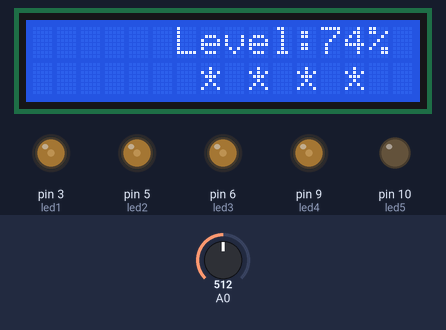
Recording of a sketch running on a simulated Arduino Uno, built with avr-gcc and run on an emulated ATmega328P. On the bench: 16×2 character LCD, output pins drawn as LEDs (lit = HIGH). Inputs (shaded band) come from the test bench; at power-on: A0 = 512. What the sketch prints to the serial monitor is not drawn.

Above: at 1.2 s.
1.3 s: A0 set to 610
At 2.7 s:
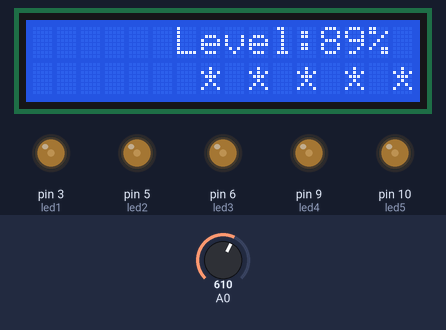
4.3 s: A0 set to 350
At 5.0 s:
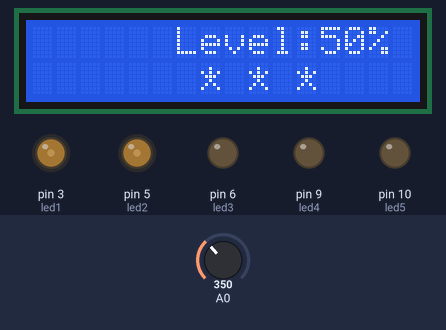
5.8 s: A0 set to 122
At 6.8 s:
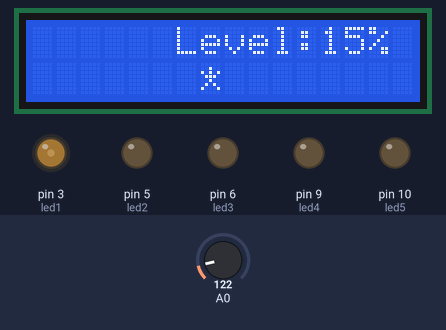
7.3 s: A0 set to 70
At 8.1 s:
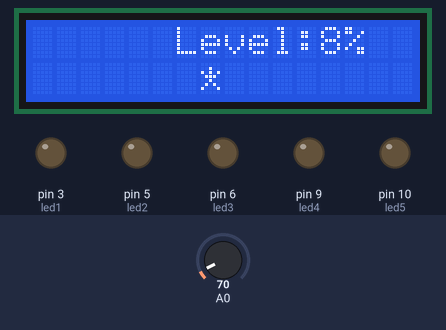
8.8 s: A0 set to 1023
At 9.5 s:
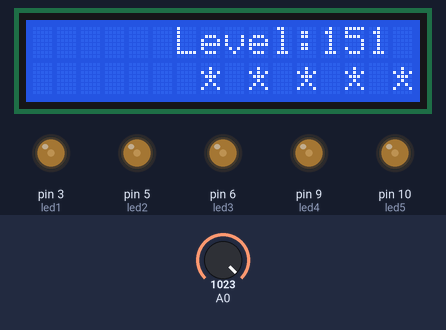
11.8 s: A0 set to 306
At 12.8 s:
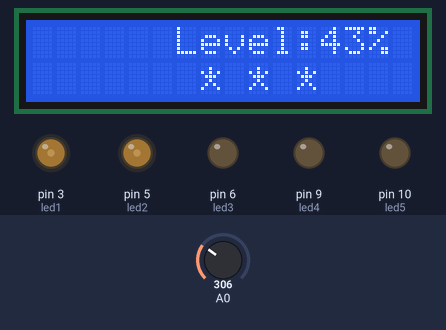
Timing chart, 0 to 14.8 s (numbered marks = the images above; inputs shaded):
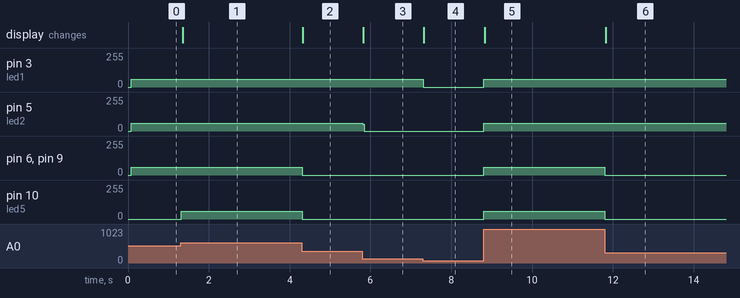

Measured:
- after the input at 1.3 s, pin 10 (led5): 0/255 → 60/255 at once; the display: changes after 0.06 s (image 1)
- after the input at 4.3 s, pin 6 (led3), pin 9 (led4), pin 10 (led5): 60/255 → 0/255 at once; the display: changes at once (image 2)
- after the input at 5.8 s, pin 5 (led2): 60/255 → 0/255 at once; the display: changes at once (image 3)
- after the input at 7.3 s, pin 3 (led1): 60/255 → 0/255 at once; the display: changes at once (image 4)
- after the input at 8.8 s, pin 3 (led1), pin 5 (led2), pin 6 (led3), pin 9 (led4), pin 10 (led5): 0/255 → 60/255 at once; the display: changes at once (image 5)
- after the input at 11.8 s, the display: changes at once (image 6)

The sketch:

WaterSensorAnalog_02.ino
```cpp
#include <Wire.h>
#include <LiquidCrystal_I2C.h>

LiquidCrystal_I2C lcd(0x27, 16, 2);

int val = 0;
int led1 = 3;
int led2 = 5;
int led3 = 6;
int led4 = 9;
int led5 = 10;
int perCent;

byte ngoisao[] = {
  B00000,
  B00100,
  B10101,
  B01110,
  B00100,
  B01010,
  B10001,
  B00000
};

byte trong[] = {
  B00000,
  B00000,
  B00000,
  B00000,
  B00000,
  B00000,
  B00000,
  B00000
};

void turnLed() {
  if (val > 120) {  //410
    analogWrite(led1, 60);
    analogWrite(led2, 0);
    analogWrite(led3, 0);
    analogWrite(led4, 0);
    analogWrite(led5, 0);
  }
  if (val > 240) {  //450
    analogWrite(led1, 60);
    analogWrite(led2, 60);
    analogWrite(led3, 0);
    analogWrite(led4, 0);
    analogWrite(led5, 0);
  }
  if (val > 360) {  //490
    analogWrite(led1, 60);
    analogWrite(led2, 60);
    analogWrite(led3, 60);
    analogWrite(led4, 0);
    analogWrite(led5, 0);
  }
  if (val > 480) {  //530
    analogWrite(led1, 60);
    analogWrite(led2, 60);
    analogWrite(led3, 60);
    analogWrite(led4, 60);
    analogWrite(led5, 0);
  }
  if (val > 600) {  //570
    analogWrite(led1, 60);
    analogWrite(led2, 60);
    analogWrite(led3, 60);
    analogWrite(led4, 60);
    analogWrite(led5, 60);
  }
  if (val < 120) {
    analogWrite(led1, 0);
    analogWrite(led2, 0);
    analogWrite(led3, 0);
    analogWrite(led4, 0);
    analogWrite(led5, 0);
  }
}

void star() {
  if (perCent > 5) {
    lcd.setCursor(7, 1);
    lcd.write(0);
    lcd.setCursor(9, 1);
    lcd.write(1);
    lcd.setCursor(11, 1);
    lcd.write(1);
    lcd.setCursor(13, 1);
    lcd.write(1);
    lcd.setCursor(15, 1);
    lcd.write(1);
  }
  if (perCent > 20) {
    lcd.setCursor(9, 1);
    lcd.write(0);
  }
  if (perCent > 40) {
    lcd.setCursor(11, 1);
    lcd.write(0);
  }
  if (perCent > 60) {
    lcd.setCursor(13, 1);
    lcd.write(0);
  }
  if (perCent > 80) {
    lcd.setCursor(15, 1);
    lcd.write(0);
  }
  if (perCent <= 5) {
    lcd.setCursor(7, 1);
    lcd.write(1);
  }
}

void setup() {
  Serial.begin(9600);
  pinMode(A0, INPUT_PULLUP);
  lcd.init();
  lcd.backlight();
  lcd.createChar(0, ngoisao);
  lcd.createChar(1, trong);
  lcd.setCursor(6, 0);
  lcd.print("Level:");
}

void loop() {
  val = analogRead(A0);
  Serial.println(val);
  turnLed();
  perCent = map(val, 16, 680, 0, 100); // 0-16 and 670-700
  if ( perCent < 11 and perCent > 0) {
    lcd.setCursor(13, 0);
    lcd.print("%");
    lcd.setCursor(14, 0);
    lcd.write(1);
  }
  if (perCent == 0) {
    lcd.setCursor(13, 0);
    lcd.print("%");
  }
  if ( perCent != 100 and perCent > 10) {
    lcd.setCursor(14, 0);
    lcd.print("%");
    lcd.setCursor(15, 0);
    lcd.write(1);
  }
  if ( perCent == 100) {
    lcd.setCursor(15 , 0);
    lcd.print("%");
  }
  lcd.setCursor(12, 0);
  lcd.print(perCent);
  star();
}
```
